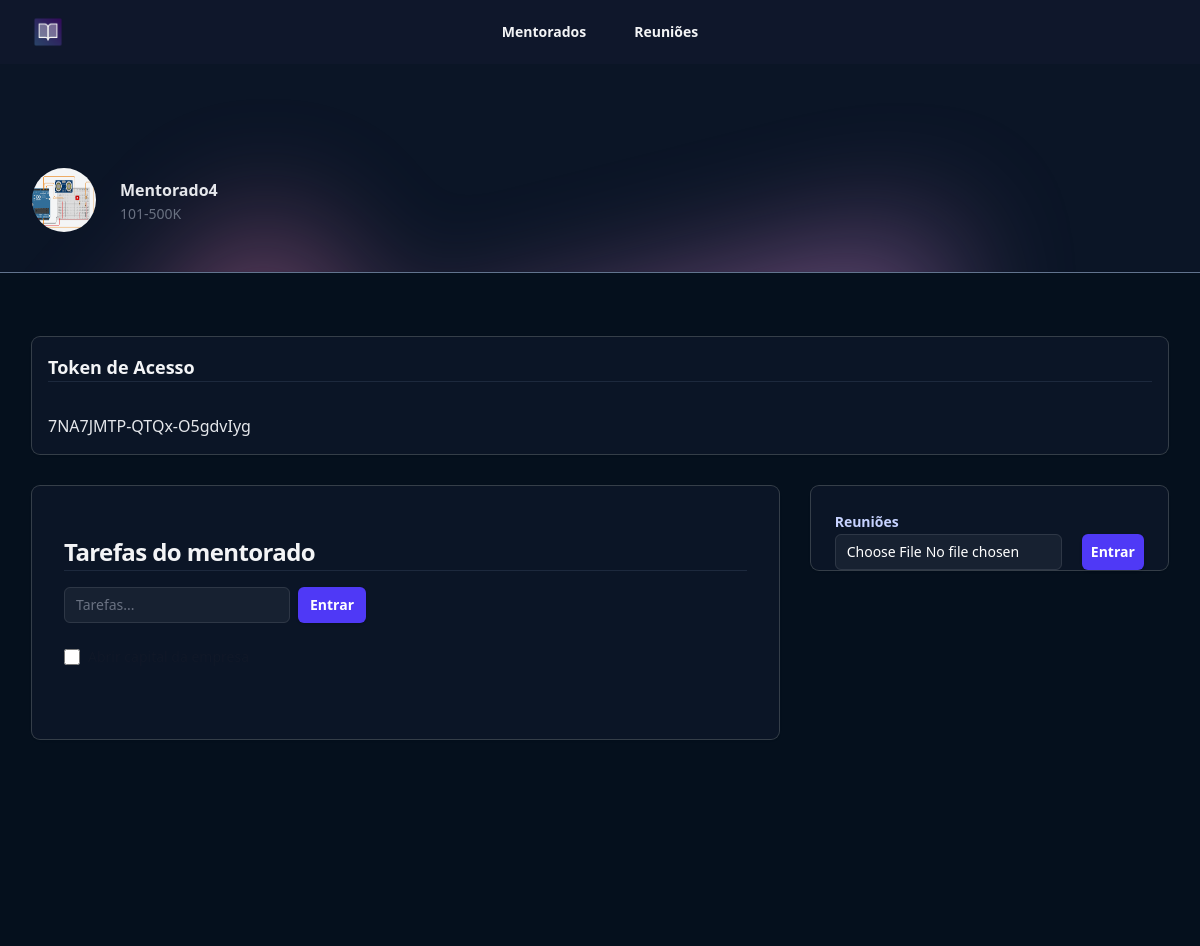
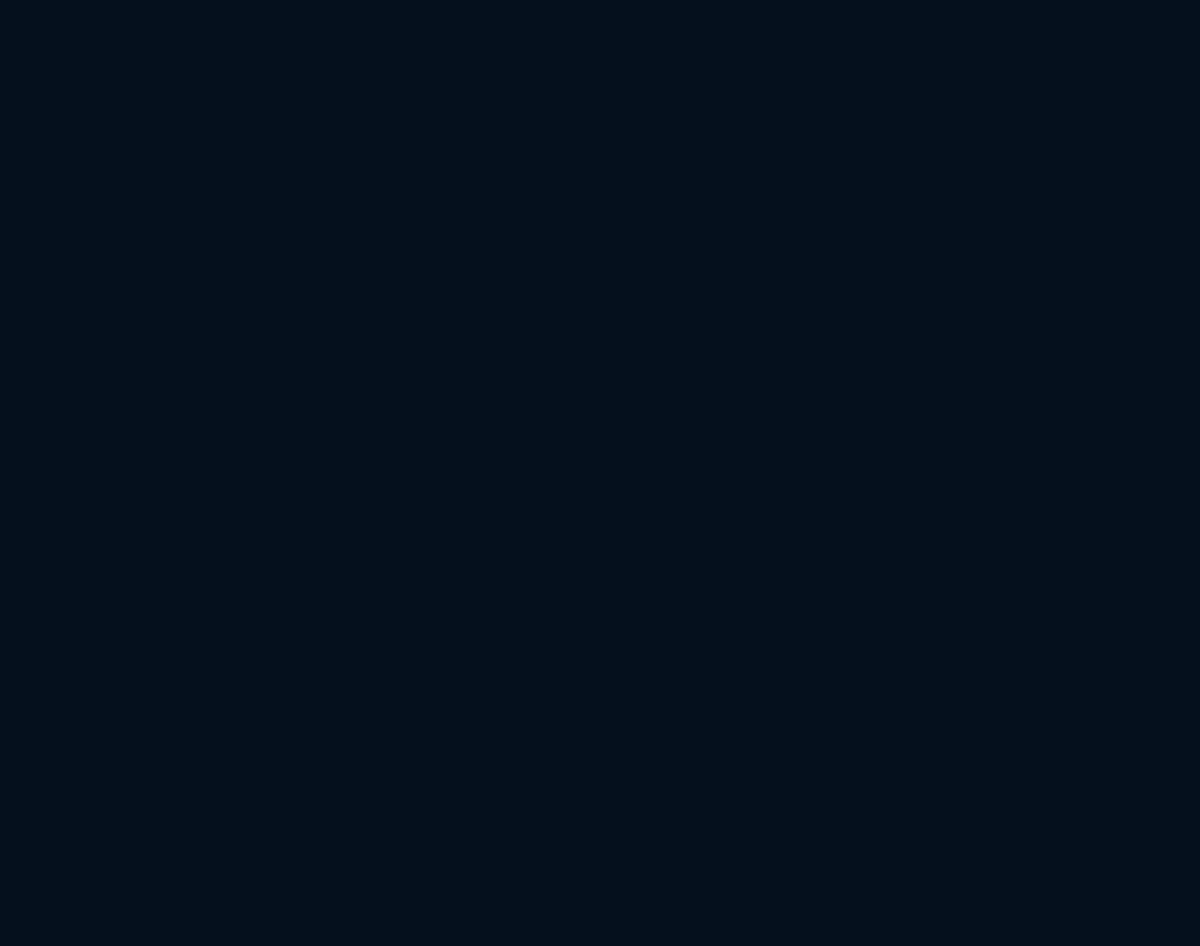
Screenshot of /mentorados/tarefa/5/ (signed in) with the database file from the repository (2 pictures, top to bottom).
### mentorados/models.py (models this page shows, shortened)
class Mentorados(models.Model):
    estagio_choices = (
        ("E1", "10-100K"),
        ("E2", "101-500K"),
        ("E3", "501-1.000.000"),
        ("E4", "1.000.001-10.000.000"),
        ("E5", "10.000.001-100.000.000"),
    )
    token_size = 16
    nome = models.CharField(max_length=255)
    foto = models.ImageField(upload_to="mentorados/fotos/", null=True, blank=True)
    estagio = models.CharField(max_length=2, choices=estagio_choices)
    navigator = models.ForeignKey(Navigators, on_delete=models.CASCADE, null=True, blank=True)
    mentor = models.ForeignKey(Usuario, on_delete=models.CASCADE)
    token = models.CharField(max_length=token_size, default="", blank=True)
    criado_em = models.DateField(auto_now_add=True)
    def __str__(self):
        return self.nome

class Tarefa(models.Model):
    mentorado = models.ForeignKey(Mentorados, on_delete=models.DO_NOTHING)
    tarefa = models.CharField(max_length=255)
    realizada = models.BooleanField(default=False)

### mentorados/views.py (the view, shortened to what this page needs)
# urls.py: path("tarefa/<int:id>/", views.tarefa, name="tarefa"),
@login_required(login_url="login")
def tarefa(request: HttpRequest, id: int):
    try:
        mentorado = Mentorados.objects.get(id=id)
    except:
        messages.add_message(request, constants.ERROR, "Mentorado não encontrado.")
        return redirect("mentorados")
    if mentorado.mentor != request.user:
        messages.add_message(request, constants.ERROR, "Mentorado selecionado não encontrado.")
        return redirect("mentorados")
    if request.method == "GET":
        tarefas = Tarefa.objects.filter(mentorado=mentorado)
        videos = Video.objects.filter(mentorado=mentorado)
        return render(request, "tarefa.html", context={
            "mentorado": mentorado,
            "tarefas": tarefas,
            "videos": videos
        })
    return HttpResponse("Método HTTP não aceito.")

### mentorados/templates/tarefa.html (shortened to what this page needs)
{% extends "base.html" %}
{% load static %}
{% block "body" %}
<header class="bg-slate-900">
    <nav class="flex items-center justify-between p-4 lg:px-8" aria-label="Global">
      <div class="flex lg:flex-1">
        <a href="#" class="-m-1.5 p-1.5">
          <img class="h-8 w-auto" src="{% static 'logo.png' %}" alt="">
        </a>
      </div>
      <div class="hidden lg:flex lg:gap-x-12">
        <a href="{% url 'mentorados' %}" class="text-sm/6 font-semibold text-gray-100">Mentorados</a>
        <a href="{% url 'reunioes' %}" class="text-sm/6 font-semibold text-gray-100">Reuniões</a>
      </div>
    </nav>
  </header>
  <main>
    <header class="relative isolate pt-16 bg-[#0b1526] border-b-1 border-slate-500">
      <div class="absolute inset-0 -z-10 overflow-hidden" aria-hidden="true">
        <div class="absolute left-16 top-full -mt-16 transform-gpu opacity-50 blur-3xl xl:left-1/2 xl:-ml-80">
          <div class="aspect-[1154/678] w-[72.125rem] bg-gradient-to-br from-[#FF80B5] to-[#9089FC]" style="clip-path: polygon(100% 38.5%, 82.6% 100%, 60.2% 37.7%, 52.4% 32.1%, 47.5% 41.8%, 45.2% 65.6%, 27.5% 23.4%, 0.1% 35.3%, 17.9% 0%, 27.7% 23.4%, 76.2% 2.5%, 74.2% 56%, 100% 38.5%)"></div>
        </div>
        <div class="absolute inset-x-0 bottom-0 h-px bg-gray-900/5"></div>
      </div>
      <div>
      <div class="mx-auto max-w-7xl px-4 py-10 sm:px-6 lg:px-8 ">
        <div class="mx-auto flex max-w-2xl items-center justify-between gap-x-8 lg:mx-0 lg:max-w-none">
          <div class="flex items-center gap-x-6">
            <img src="{{mentorado.foto.url}}" alt="" class="size-16 flex-none rounded-full ring-1 ring-gray-900/10">
            <h1>
              <div class="mt-1 text-base font-semibold text-gray-200">{{mentorado}}</div>
              <div class="text-sm/6 text-gray-500">{{mentorado.get_estagio_display}}</div>
            </h1>
          </div>
          </div>
        </div>
      </div>
    </header>
    <div class="bg-[#05101d] min-h-screen">
      <div class="mx-auto max-w-7xl px-4 py-16 sm:px-6 lg:px-8">
        <div class="mx-auto grid max-w-2xl grid-cols-1 grid-rows-1 items-start gap-x-8 gap-y-8 lg:mx-0 lg:max-w-none lg:grid-cols-3">
          <div class="
            lg:row-end-2 lg:col-span-3 rounded-lg shadow-sm ring-1 ring-white/20
            bg-[#0b1526] p-4
            "
          >
            <h2 class="font-semibold text-lg text-gray-100">Token de Acesso</h2>
            <hr class="border-px border-slate-800">
            <p class="mt-8 font-medium text-md text-gray-200">{{mentorado.token}}</p>
          </div>
          <div class="lg:col-start-3 lg:row-start-2 lg:row-end-3">
            <div class="rounded-lg shadow-sm ring-1 ring-white/20 bg-[#0b1526]">
                <dl class="flex flex-wrap">
                <div class="flex-auto px-6 pt-6">
                    <p class="text-sm/6 font-semibold text-indigo-200">Reuniões</p>
                    <div class="grid grid-cols-4 gap-5">
                        <div class="col-span-3">
                          <form action="" method="POST" enctype='multipart/form-data'>{% csrf_token %}
                            <input type="file" name="video" required class="block w-full rounded-md bg-white/5 px-3 py-1.5 text-base text-white outline outline-1 -outline-offset-1 outline-white/10 placeholder:text-gray-500 focus:outline focus:outline-2 focus:-outline-offset-2 focus:outline-indigo-500 sm:text-sm/6">
                        </div>
                        <div>
                            <button type="submit" class="flex w-full justify-center cursor-pointer rounded-md bg-indigo-600 px-3 py-1.5 text-sm/6 font-semibold text-white shadow-sm hover:bg-indigo-500 focus-visible:outline focus-visible:outline-2 focus-visible:outline-offset-2 focus-visible:outline-indigo-600">Entrar</button>
                        </div>
                    </div>
                </div>
            </div>
          </div>
          <div
            class="
              -mx-4 px-4 py-8 shadow-sm  sm:mx-0 sm:rounded-lg sm:px-8 sm:pb-14 lg:col-span-2
              lg:row-span-2 lg:row-span-1 lg:row-start-2 lg:row-end-2 xl:px-16 xl:pb-20 xl:pt-16
              ring-1 ring-white/20 bg-[#0b1526]
            "
          >
            <h2 class="mt-4 text-2xl/9 font-bold tracking-tight text-gray-100">Tarefas do mentorado</h2>
            <hr class="border-px border-slate-800">
            <div class="mt-4">
              <form
                class="flex gap-2"
                action="{% url 'tarefa' id=mentorado.id %}"
                method="POST"
              >
                <div class="col-span-3">
                    <input type="text" name="tarefa" autocomplete="email" required class="block w-full rounded-md bg-white/5 px-3 py-1.5 text-base text-white outline outline-1 -outline-offset-1 outline-white/10 placeholder:text-gray-500 focus:outline focus:outline-2 focus:-outline-offset-2 focus:outline-indigo-500 sm:text-sm/6" placeholder="Tarefas...">
                </div>
                <div>
                    <button type="submit" class="flex w-full justify-center cursor-pointer rounded-md bg-indigo-600 px-3 py-1.5 text-sm/6 font-semibold text-white shadow-sm hover:bg-indigo-500 focus-visible:outline focus-visible:outline-2 focus-visible:outline-offset-2 focus-visible:outline-indigo-600">Entrar</button>
                </div>
              </form>
            </div>
            <br>
            {% for tarefa in tarefas %}
              <div class="flex items-center mb-4">
                <input id="default-checkbox" type="checkbox" value="" class="w-4 h-4 text-blue-600 bg-gray-100 border-gray-300 rounded-sm focus:ring-blue-500 dark:focus:ring-blue-600 dark:ring-offset-gray-800 focus:ring-2 dark:bg-gray-700 dark:border-gray-600">
                <label for="default-checkbox" class="ms-2 text-sm font-medium text-gray-900 dark:text-gray-300">{{tarefa.tarefa}}</label>
              </div>
            {% endfor %}
          </div>
        </div>
      </div>
    </div>
  </main>
{% endblock "body" %}

### rows the page displays
Mentorados: foto (picture), nome "Mentorado4", estagio "101-500K", token "7NA7JMTP-QTQx-O5gdvIyg"
